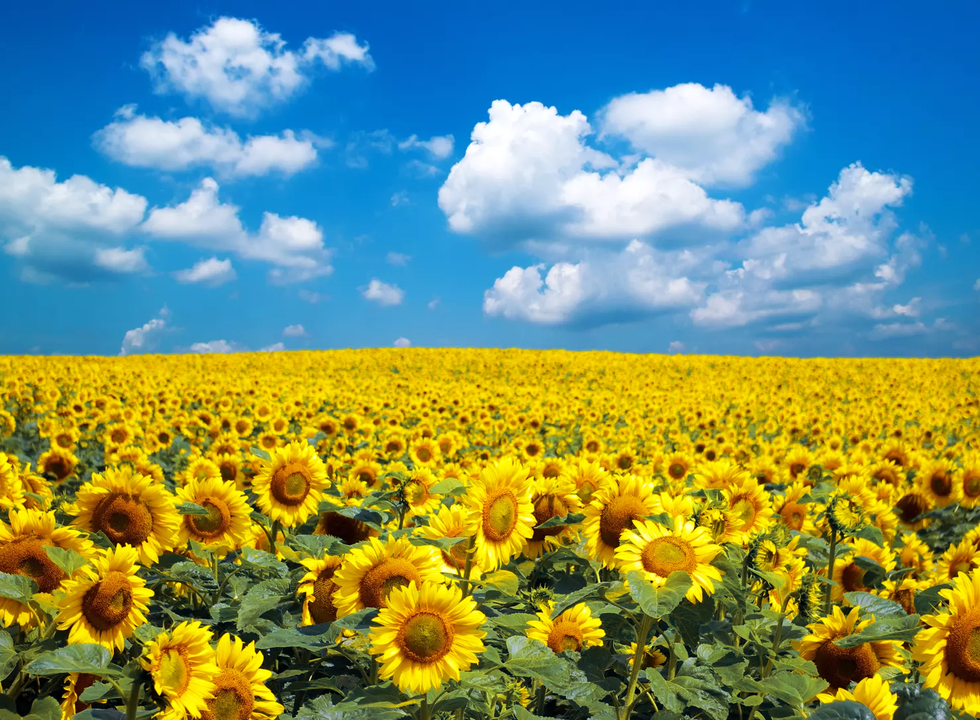
#> input picture Fall_2023/Project1/Exam/Module 1 exam Download Sep 29, 2023 944 AM/258349-1958267 - Amir Marji - Sep 25, 2023 1134 AM/Input.png, 980 x 720 px, shrunk from 1480 x 1087 before the run, found by its file name
$ jupyter execute --allow-errors masking.ipynb
#> lines starting #> are read from the running program, lines starting #| are printed output that depends on the picture
[cell 1]
import cv2
import numpy as np
import matplotlib.pyplot as plt


img = cv2.imread('./Input.png')
#> img is the input picture: shape (720, 980, 3); mean B, G, R 112, 144.9, 119
img = cv2.cvtColor(img, cv2.COLOR_RGB2HSV)
#> img: shape (720, 980, 3); mean H, S, V 54.1, 190.1, 186.8
hist = cv2.calcHist([img],[0],None,[256],[0,255])
#> hist = 256 values, max 54812 at index 15, min 0 at index 133, mean 2756.2
plt.plot(hist, color='red')
plt.xlim([0,255])

hist = cv2.calcHist([img],[1],None,[256],[0,255])
#> hist = 256 values, max 75409 at index 254, min 0 at index 255, mean 2390.2
plt.plot(hist, color='green')
plt.xlim([0,255])

hist = cv2.calcHist([img],[2],None,[256],[0,255])
#> hist = 256 values, max 11387 at index 205, min 0 at index 255, mean 2704
plt.plot(hist, color='blue')
plt.xlim([0,255])

plt.legend(('hue','saturation','value'), loc = 'upper left')
plt.show()
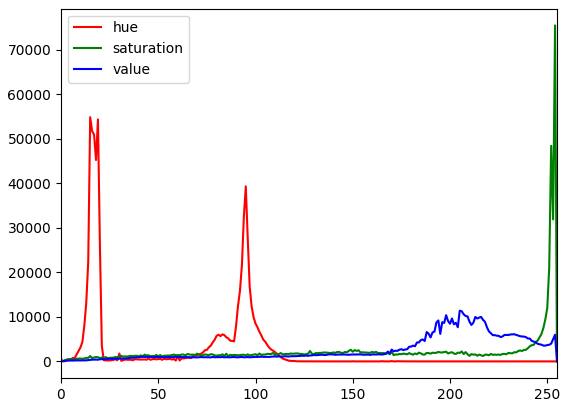
#> figure drawn by matplotlib, 1 panel; curve peaks at x = 15, y = 54812; curve peaks at x = 254, y = 75409; curve peaks at x = 205, y = 11387


def convert_img(img):

    hsv = cv2.cvtColor(img, cv2.COLOR_BGR2HSV)
    lower_yellow = np.array([20, 100, 100])
    upper_yellow = np.array([30, 255, 255])

    mask = cv2.inRange(hsv, lower_yellow, upper_yellow)
    masked_img = cv2.bitwise_and(img, img, mask=mask)
    gray = cv2.cvtColor(masked_img, cv2.COLOR_BGR2GRAY)
    thresh = cv2.threshold(gray, 0, 255, cv2.THRESH_BINARY)

    return cv2.bitwise_not(thresh)

img = cv2.imread('./Input.png')
#> (the rest of this cell did not finish here and is left out)
